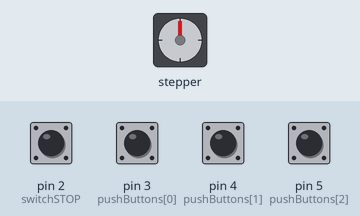
A sketch run on a simulated Arduino Uno, built for the host (arithmetic inside an expression is 32-bit, double 64-bit). Shown: stepper motor. Wiring (inferred from the names in the program): stepper motor (2048 steps per turn assumed): coils pin 10, pin 11, pin 12, pin 13. The inputs (shaded band) are chosen by the test bench; at power-on: pin 2 (switchSTOP), pin 3 (pushButtons[0]), pin 4 (pushButtons[1]), pin 5 (pushButtons[2]) HIGH.

Above: at 1.2 s.
1.3 s: pin 3 (pushButtons[0]) pulled LOW for 0.15 s
At 1.76 s:
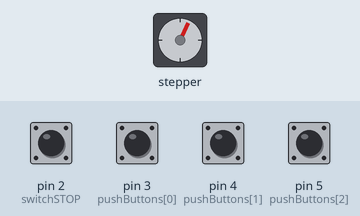
4.3 s: pin 4 (pushButtons[1]) pulled LOW for 0.15 s
7.4 s: pin 3 (pushButtons[0]) pulled LOW for 1 s
11.4 s: pin 2 (switchSTOP) pulled LOW for 0.15 s
At 11.4 s:
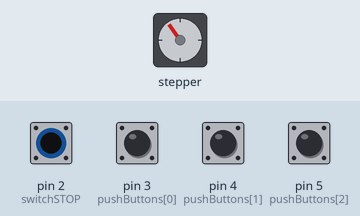
13.0 s: pin 5 (pushButtons[2]) pulled LOW for 0.15 s
At 13.79 s:
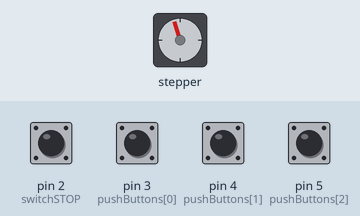
16.0 s: pin 2 (switchSTOP) pulled LOW for 1 s
At 16.0 s:
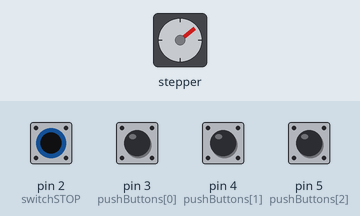
Timing chart, 0 to 19.0 s (numbered marks = the images above; inputs shaded):
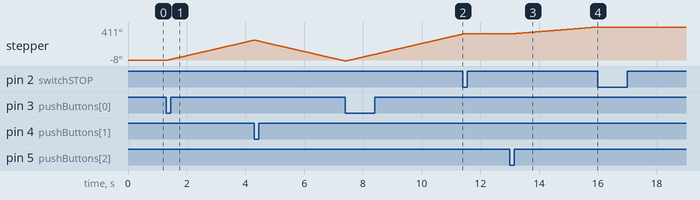

The sketch:

CONTRO_1.INO
```cpp
/*
 * Control Stepper 28BYJ-48_3_buttons_Angle
 * This is Arduino code to control 28BYj-48 wiht ULN2003 board using
  as many push button as you want.
  For each push button you can have sepearate:
  -Speed
  -Direction
  -Angle

 Watch Video for instruciton.
 you can add as many push button as you want and assign different angle, speed and direciton

This is video: STPB-5
 * Written by Ahmad Shamshiri for Robojax Robojax.com
 * on Jun 09, 2020 at in Ajax, Ontario, Canada
 *
 *
 Watch the video instruction for this sketch: https://youtu.be/4LOpXFkWzD4

Related videos:
Introduction to using 28BYJ-48 stepper motor motor: https://youtu.be/Sl2mzXfTwCs
Contorl speed of this motor using Potentiometer: https://youtu.be/lrEW8xlSnuY
Control 28BYJ-48 Stepper motor with hand gesture: https://youtu.be/KfAnUgaSDmI
STPB-1 Control 28BYJ-48 Stepper motor with 3 push button for CW, CCW and STOP: https://youtu.be/q-H7GbyX5ho
STPB-2 Control 28BYJ-48 Stepper motor with 2 push button keep pressed: https://youtu.be/y-F-jjTOYyQ
STPB-3 ONE revolution CW CCW: https://youtu.be/MEEKvjj7vbY
STPB-4 Any (one) Angle push button: https://youtu.be/P_O-0_aOXuA
STPB-5 Any Angle (multiple) push buttons:  https://youtu.be/4LOpXFkWzD4
ESP8266 NodeMCU D1 Mini over WiFi: https://youtu.be/CzvGR0WTllI
ESP32 CW CCW Over WiFi : https://youtu.be/n2oeT6RcU5Q


 * Code is available at http://robojax.com/learn/arduino

pinout button

pin--d3
pin--d4
pin--d5

*/


const int CW =1; // sentido horario
const int CCW =2; // sentido anti-horario
const int STOP =3;

int Pin1 = 10;//IN1 is connected to 8
int Pin2 = 11;//IN2 is connected to 9
int Pin3 = 12;//IN3 is connected to 10
int Pin4 = 13;//IN4 is connected to 11
int switchSTOP =2;//define input pin for STOP push button
int stopType=1;//1=normal stop, 2=hold stop (consumes power)

int speedFactor =1;//1=fastest, 2=slower or 3 more slower

long angles[] = {360, 270, 7655};//angles of each push button
int pushButtons[] ={3, 4, 5};//digial pin for each push button
int directions[] ={CW, CCW, CW};//direction of eacch push button
int speedFactors[] = {1, 1, 3};//speed for each push button


int correction_CW = 150;//watch video for details
int correction_CCW = 150;//watch video for details


int poleStep = 0;
long stepVale =0;
const int SPR=64*64;
long goToAngle=0;
int activeButton=0;
int pole1[] ={0,0,0,0, 0,1,1,1, 0};//pole1, 8 step values
int pole2[] ={0,0,0,1, 1,1,0,0, 0};//pole2, 8 step values
int pole3[] ={0,1,1,1, 0,0,0,0, 0};//pole3, 8 step values
int pole4[] ={1,1,0,0, 0,0,0,1, 0};//pole4, 8 step values


int count=0;
int  dirStatus = STOP;// stores direction status 3= stop (do not change)

void setup()
{
  //Robojax.com Stepper Push button Any Angle STPB-5
  Serial.begin(9600);
  Serial.begin("Robojax Video for Stepper Motor STPB-2");
 pinMode(Pin1, OUTPUT);//define pin for ULN2003 in1
 pinMode(Pin2, OUTPUT);//define pin for ULN2003 in2
 pinMode(Pin3, OUTPUT);//define pin for ULN2003 in3
 pinMode(Pin4, OUTPUT);//define pin for ULN2003 in4

 pinMode(switchSTOP,INPUT_PULLUP);
 attachInterrupt(digitalPinToInterrupt(switchSTOP), stopMotor, FALLING );
 // see this https://www.arduino.cc/reference/en/language/variables/utilities/sizeof/
 for (byte i = 0; i < (sizeof(pushButtons) / sizeof(pushButtons[0])); i++) {
   pinMode(i,INPUT_PULLUP);
  }


} //setup
 void loop()
{
    stepVale = (SPR * goToAngle)/360 ;
  //Robojax.com Stepper Push button Any Angle STPB-5

  //see this https://www.arduino.cc/reference/en/language/variables/utilities/sizeof/
 for (byte i = 0; i < (sizeof(angles) / sizeof(angles[0])); i++) {
    if(digitalRead(pushButtons[i]) == LOW)
    {
      goToAngle =angles[i];
      dirStatus =directions[i];
      count =0;
      activeButton =i;
    }// if ends
 }//for loop ends


 if(dirStatus ==CCW){

   poleStep++;
   count++;
   if(count+correction_CCW <= stepVale)
   {
    driveStepper(poleStep);
   }else{
      stopMotor();
   }
  //full explannation at Arduino Course on Udemy.com see link above
 }else if(dirStatus ==CW){
   poleStep--;
   count++;
   if(count+correction_CW <=stepVale)
   {
    driveStepper(poleStep);
   }else{
      stopMotor();
   }
 }else{
  stopMotor();
 }
 if(poleStep>7){
   poleStep=0;
 }
 if(poleStep<0){
   poleStep=7;
 }
  delay(speedFactors[activeButton]);

  //Robojax.com Stepper Push button Any Angle STPB-5

}// loop


/*
 * @brief moves motor to specific angle
 * @param "angle" is integer representing the angle
 * @return does not return anything
 *
 * www.Robojax.com code Ap1il 19 2020 at 01:22 in Ajax, Ontario, Canada
 */
void driveStepper(int c)
{
    //Robojax.com Stepper Push button Any Angle STPB-5
     digitalWrite(Pin1, pole1[c]);
     digitalWrite(Pin2, pole2[c]);
     digitalWrite(Pin3, pole3[c]);
     digitalWrite(Pin4, pole4[c]);

}//driveStepper ends here

/*
 * @brief stops the motor immediately
 * @param none
 * @return does not return anything
 *
 * www.Robojax.com code June 09, 2020 at 11:09 in Ajax, Ontario, Canada
 */
void stopMotor()
{
  //see this https://www.arduino.cc/reference/en/language/variables/utilities/sizeof/
 for (byte i = 0; i < (sizeof(angles) / sizeof(angles[0])); i++) {
    digitalWrite(pushButtons[i], HIGH);

 }//for loop ends
 dirStatus = STOP;
 if( stopType ==2)
 {
  driveStepper(8);
 }
}//stopMotor()
```

Measured:
- after the input at 1.3 s, stepper: keeps turning clockwise at about 84°/s, starting at once
- after the input at 11.4 s, stepper: stops changing and stays 325°
- after the input at 13.0 s, stepper: keeps turning clockwise at about 29°/s, starting at once
- after the input at 16.0 s, stepper: stops changing and stays 411°
